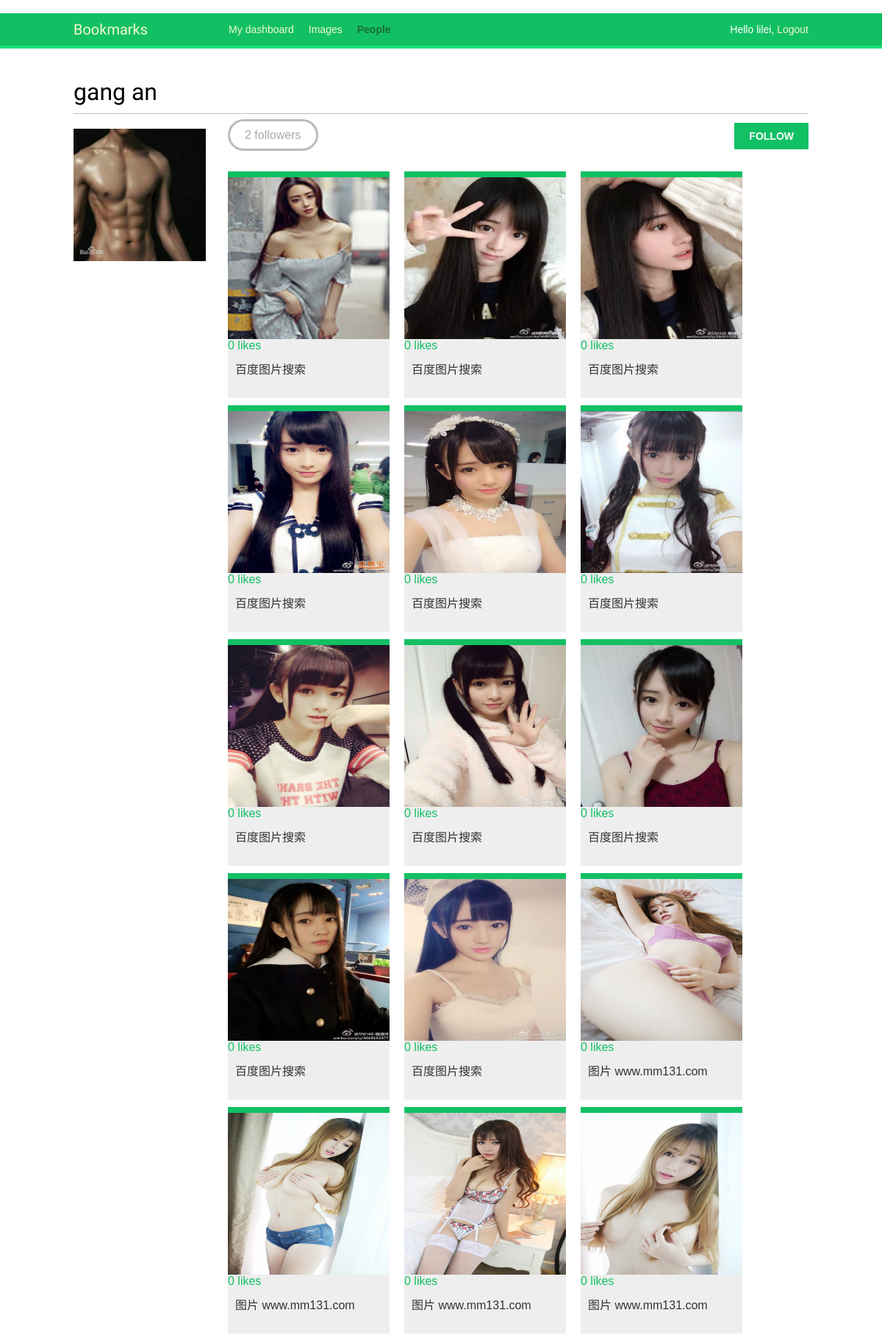
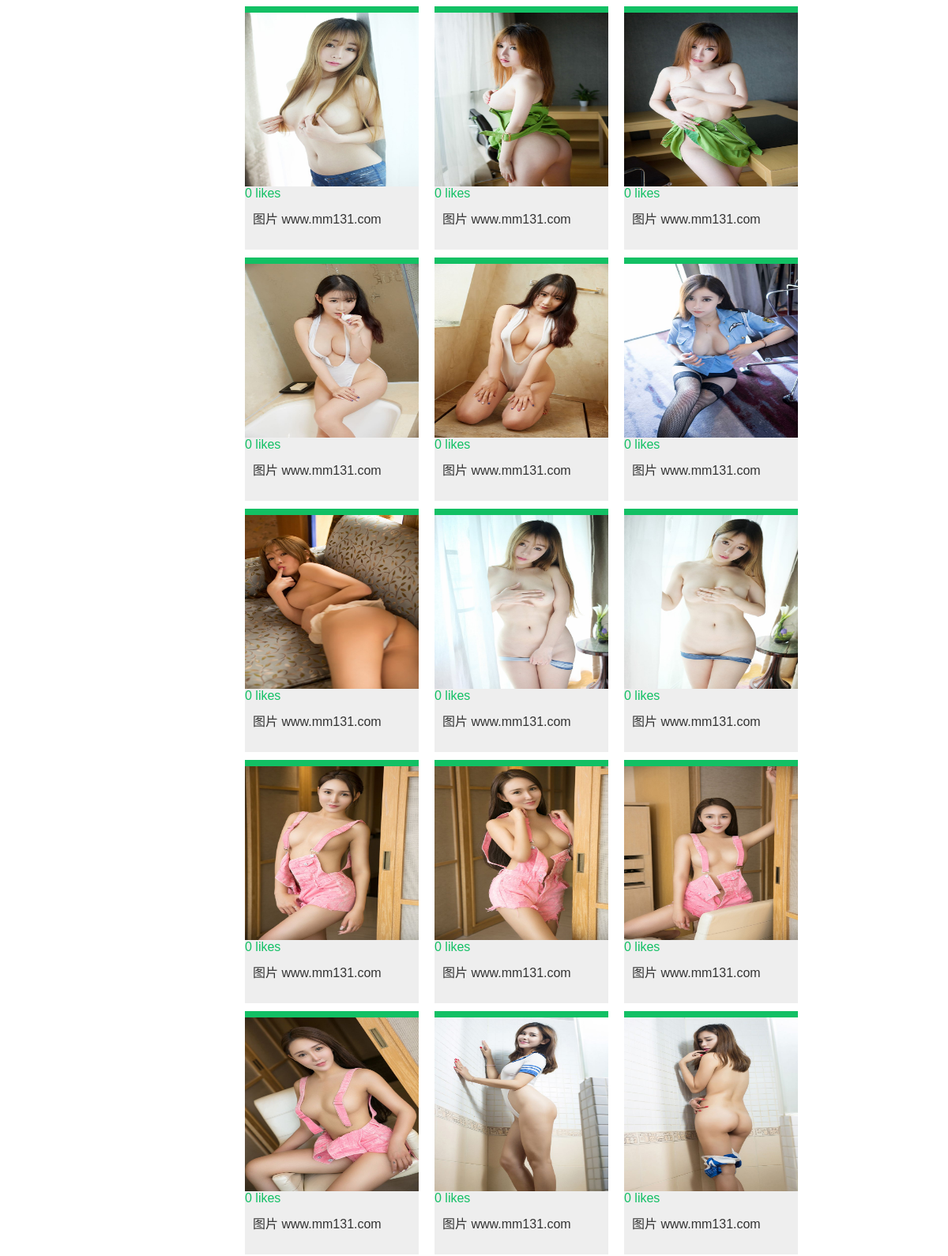
/account/users/gang.an/ (signed in, upper part), run on the app's committed database (2 pictures, top to bottom).
### account/models.py (models this page shows, shortened)
class Profile(models.Model):
    user = models.OneToOneField(settings.AUTH_USER_MODEL)
    date_of_birth = models.DateField(blank=True, null=True)
    photo = models.ImageField(upload_to='users/%Y/%m/%d', blank=True)

### images/models.py (models this page shows, shortened)
class Image(models.Model):
    user = models.ForeignKey(settings.AUTH_USER_MODEL,related_name='images_created')
    title = models.CharField(max_length=200)
    slug = models.SlugField(max_length=200,blank=True)
    url = models.URLField()
    image = models.ImageField(upload_to='images/%Y/%m/%d')
    description = models.TextField(blank=True)
    created = models.DateField(auto_now_add=True,db_index=True)
    user_like = models.ManyToManyField(settings.AUTH_USER_MODEL,
                                        related_name='images_liked',blank=True)
    total_likes = models.PositiveIntegerField(db_index=True,default=0)
    def get_absolute_url(self):
        return reverse('images:detail',args=(self.id,self.slug))
    class Meta:
        ordering = ('-created',)

### account/views.py (the view)
# urls.py: url(r'^users/(?P<username>.+)/$', views.user_detail, name='user_detail'),
@login_required
def user_detail(request, username):
    user = get_object_or_404(User, username=username, is_active=True)
    return render(request, 'account/user/detail.html', {'section': 'people','user': user})

### account/templates/account/user/detail.html (shortened to what this page needs)
{% extends "base.html" %}
{% block content %}
    <h1>{{ user.get_full_name }}</h1>
    <div class="profile-info">
        <img src="{{ user.profile.photo.url }}"  height="180" width="180"/>
    </div>
    {% with total_followers=user.followers.count %}
    <span class="count">
        <span class="total">{{ total_followers }}</span>
        follower{{ total_followers|pluralize }}
    </span>
    <a href="{% url "user_follow" %}" data-id="{{ user.id }}" data-action="{% if request.user in user.followers.all %}un{% endif %}follow" class="follow button">
        {% if request.user not in user.followers.all %}
            Follow
        {% else %}
            Unfollow
        {% endif %}
    </a>
    <div id="image-list" class="image-container">
        {% include "images/image/list_ajax.html" with images=user.images_created.all %}
    </div>
    {% endwith %}
{% endblock %}

### account/templates/base.html (shortened to what this page needs)
﻿{% load staticfiles %}
<!DOCTYPE html>
<html>
<head>
    <link href="{% static "css/base.css" %}" rel="stylesheet">
</head>
<body>
    <div id="header">
        <span class="logo"><a href="{% url "dashboard" %}">Bookmarks</a></span>
        {% if request.user.is_authenticated %}
        <ul class="menu">
            <li {% if section == "dashboard" %}class="selected"{% endif %}>
                <a href="{% url "dashboard" %}">My dashboard</a>
            </li>
            <li {% if section == "images" %}class="selected"{% endif %}>
                <a href="{% url "images:list" %}">Images</a>
            </li>
            <li {% if section == "people" %}class="selected"{% endif %}>
                <a href="{% url "user_list" %}">People</a>
            </li>
        </ul>
        {% endif %}
        <span class="user">
            {% if request.user.is_authenticated %}
                Hello {{ request.user.first_name }},
                <a href="{% url "logout" %}">Logout</a>
            {% else %}
                <a href="{% url "login" %}">Log-in</a>
            {% endif %}
        </span>
    </div>
    <div id="content">
        {% block content %}
        {% endblock %}
    </div>
</body>
</html>

### images/templates/images/image/list_ajax.html (shortened to what this page needs)
{% load thumbnail %}
{% for image in images %}
    <div class="image">
        <a href="{{ image.get_absolute_url }}">
            <img src="{{ image.image.url }}"  height="300"/>
            <span >
            <span class="total">{{ image.total_likes }}</span>
            likes
            </span>
        </a>
        <div class="info">
            <a href="{{ image.get_absolute_url }}" class="title">{{ image.title }}</a>
        </div>
    </div>
{% endfor %}

### account/static/css/base.css (style rules this page uses)
body { margin:0; padding:0; font-family:helvetica, sans-serif; }
a { color:#12c064; text-decoration:none; }
h1, h2, h3, h4, h5 , h6 { font-family: 'Muli', sans-serif; font-weight:normal; }
h1 { border-bottom:1px solid #bbb; padding:0 0 10px 0; margin:10px 0 20px 0; }
#header { padding:10px 100px; font-size:14px; background:#12c064; color:#fff; border-bottom:4px solid #1cdf78; overflow:auto; }
#header .logo { font-family: 'Muli', sans-serif; float:left; color:#f3f7cc; font-size:20px; margin-right:10%; }
#header ul.menu { list-style:none; float:left; margin:0; padding:0; }
#header ul.menu li { float:left; padding:4px 10px; }
#header ul.menu li.selected a, #header ul.menu li.selected a:hover { color:#1b6d32; font-weight:bold; }
#header a { color:#f3f7cc; }
#header .user { float:right; padding-top:4px; }
#content { padding:30px 100px; }
input[type=submit], a.button { font-weight:bold; background:#12c064; color:#fff; padding:10px 20px; font-size:14px; text-transform:uppercase; }
.count { color:#aaa; border:3px solid #bbb; border-radius:26px; padding:10px 20px; margin:20px 10px 0; }
a.like, a.follow { float:right; margin-top:-8px; }
#image-list { overflow:auto; }
#image-list .image { float:left; width:220px; height:300px; margin:0 10px 10px 10px; border-top:8px solid #12c064; background:#eee; }
#image-list img { width:220px; height:220px; }
#image-list .info { padding:10px; }
#image-list .info a { color:#333; }
.profile-info { float:left; overflow:auto; margin-right:20px; }
.image-container { margin-top:40px; }

### data on the page
Image: image (picture), total_likes "0", title "百度图片搜索"
Image: image (picture), total_likes "0", title "百度图片搜索"
Image: image (picture), total_likes "0", title "百度图片搜索"
Image: image (picture), total_likes "0", title "百度图片搜索"
Image: image (picture), total_likes "0", title "百度图片搜索"
Image: image (picture), total_likes "0", title "百度图片搜索"
Image: image (picture), total_likes "0", title "百度图片搜索"
Image: image (picture), total_likes "0", title "百度图片搜索"
Image: image (picture), total_likes "0", title "百度图片搜索"
Image: image (picture), total_likes "0", title "百度图片搜索"
Image: image (picture), total_likes "0", title "百度图片搜索"
Image: image (picture), total_likes "0", title "图片 www.mm131.com"
Image: image (picture), total_likes "0", title "图片 www.mm131.com"
Image: image (picture), total_likes "0", title "图片 www.mm131.com"
Image: image (picture), total_likes "0", title "图片 www.mm131.com"
Image: image (picture), total_likes "0", title "图片 www.mm131.com"
Image: image (picture), total_likes "0", title "图片 www.mm131.com"
Image: image (picture), total_likes "0", title "图片 www.mm131.com"
Image: image (picture), total_likes "0", title "图片 www.mm131.com"
Image: image (picture), total_likes "0", title "图片 www.mm131.com"
Image: image (picture), total_likes "0", title "图片 www.mm131.com"
Image: image (picture), total_likes "0", title "图片 www.mm131.com"
Image: image (picture), total_likes "0", title "图片 www.mm131.com"
Image: image (picture), total_likes "0", title "图片 www.mm131.com"
Image: image (picture), total_likes "0", title "图片 www.mm131.com"
Image: image (picture), total_likes "0", title "图片 www.mm131.com"
Image: image (picture), total_likes "0", title "图片 www.mm131.com"
Image: image (picture), total_likes "0", title "图片 www.mm131.com"
Image: image (picture), total_likes "0", title "图片 www.mm131.com"
Image: image (picture), total_likes "0", title "图片 www.mm131.com"

### other printed values
{{ request.user.first_name }} "lilei"
{{ user.get_full_name }} "gang an"
{{ total_followers }} "2"
